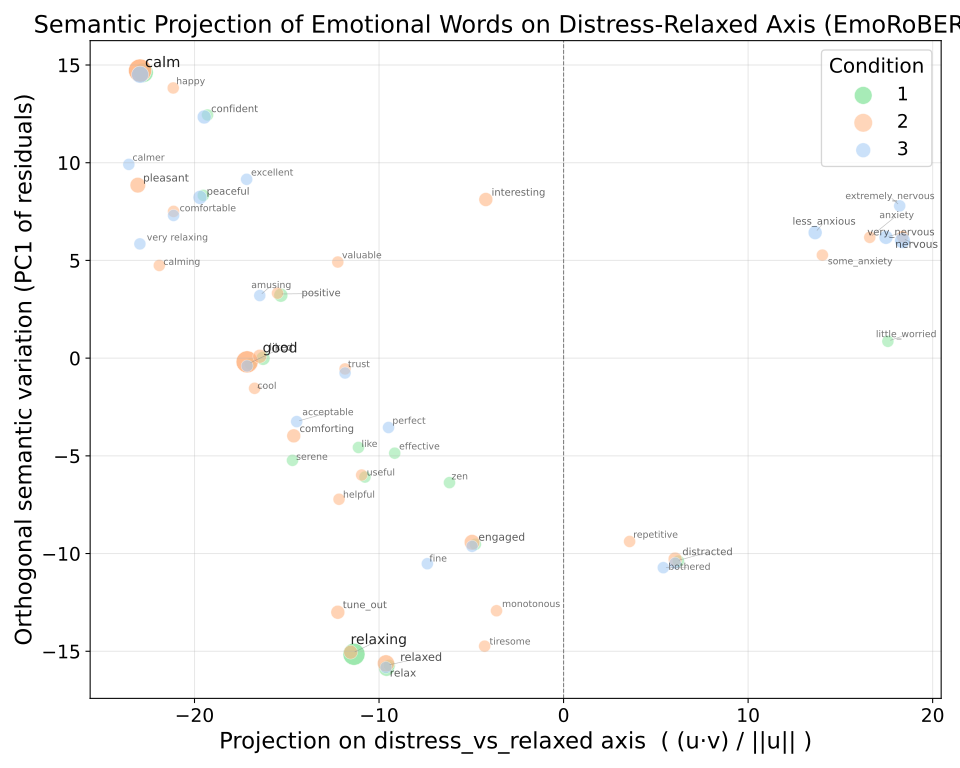

Python code for this plot:
import ast
from pathlib import Path

import matplotlib.pyplot as plt
import numpy as np
import pandas as pd
from adjustText import adjust_text
from sentence_transformers import SentenceTransformer, models
from sklearn.decomposition import PCA


MODEL_ID = "j-hartmann/emotion-english-roberta-large"
BASE_DIR = Path(__file__).resolve().parent
PROJECT_DIR = BASE_DIR.parent.parent
DATA_DIR = PROJECT_DIR / "data"
OUTPUT_DIR = BASE_DIR
OUTPUT_DIR.mkdir(parents=True, exist_ok=True)


word_embedding_model = models.Transformer(MODEL_ID)
pooling_model = models.Pooling(
    word_embedding_model.get_word_embedding_dimension(),
    pooling_mode_mean_tokens=True
)
model = SentenceTransformer(modules=[word_embedding_model, pooling_model])


def encode_word(w: str) -> np.ndarray:
    if not isinstance(w, str):
        return model.encode(str(w))

    key = w.strip().lower()
    w = w.replace("_", " ")
    if key == "tune_out":
        w = "tune out and relax"
    elif key == "distracted":
        w = "distracted from worries"

    return model.encode(w)


def get_semantic_subspace(pos_words, neg_words, encode_fn):
    pos_vecs = np.vstack([encode_fn(w) for w in pos_words])
    neg_vecs = np.vstack([encode_fn(w) for w in neg_words])

    a_vec = pos_vecs.mean(axis=0)
    b_vec = neg_vecs.mean(axis=0)
    diff_mat = np.array([p - n for p in pos_vecs for n in neg_vecs])
    diff_vec = diff_mat.mean(axis=0)
    return a_vec, b_vec, diff_vec


distress_words = [
    "anxiety", "anxious", "nervous", "worried", "bothered",
    "uncomfortable", "distressed", "tense", "uneasy", "overwhelmed"
]
relaxed_words = [
    "calm", "relaxed", "relaxing", "serene", "peaceful",
    "comfortable", "comforting", "at ease", "soothed", "settled"
]

a_vec, b_vec, distress_relaxed_axis = get_semantic_subspace(
    distress_words,
    relaxed_words,
    encode_word
)

axis_vec = distress_relaxed_axis
axis_norm = np.linalg.norm(axis_vec)

probe_words = [
    "worried",
    "little worried",
    "a little worried",
    "slightly worried",
    "a bit worried",
    "somewhat worried",
    "mildly worried",
    "anxious",
    "less anxious",
    "slightly anxious",
    "somewhat anxious",
    "a bit anxious",
    "some anxiety",
    "calm",
    "relaxed"
]


def semantic_projection(word, axis_vec, axis_norm, encode_fn):
    v = encode_fn(word)
    if axis_norm == 0:
        return np.nan
    return float(axis_vec @ v / axis_norm)


print("\nProbe word projections on the distress-relaxed axis:")
for probe_word in probe_words:
    probe_score = semantic_projection(probe_word, axis_vec, axis_norm, encode_word)
    print(f"{probe_word:15s} {probe_score: .4f}")


def remove_not_words(cell):
    if isinstance(cell, list):
        return [w for w in cell if isinstance(w, str) and not w.startswith("not_")]
    if isinstance(cell, str):
        try:
            words = ast.literal_eval(cell)
            if isinstance(words, list):
                return [w for w in words if isinstance(w, str) and not w.startswith("not_")]
        except Exception:
            return []
    return []


def process_trial_single_axis(word_list, axis_vec, axis_norm, encode_fn):
    word_projs = []
    for w in word_list:
        if not isinstance(w, str):
            continue
        proj = semantic_projection(w, axis_vec, axis_norm, encode_fn)
        word_projs.append({"word": w, "projection": proj})

    if not word_projs:
        return {"word_projections": [], "mean_projection": np.nan}

    return {
        "word_projections": word_projs,
        "mean_projection": float(np.mean([wp["projection"] for wp in word_projs]))
    }


df = pd.read_csv(DATA_DIR / "emotion_words_checked.csv")
df_t = pd.read_csv(DATA_DIR / "Flow_current.csv")

df["ID"] = df["ID"].astype(str)
df_t["ID"] = df_t["ID"].astype(str)
df_t.columns = df_t.columns.str.strip()
condition_col = "Exp_Condition" if "Exp_Condition" in df_t.columns else "Exp_Condition "
merged = df.merge(df_t[["ID", condition_col]], on="ID", how="left")
merged["text"] = merged["text"].apply(remove_not_words)

word_level_rows = []
participant_level_rows = []

for _, row in merged.iterrows():
    participant_id = row["ID"]
    condition = row[condition_col]
    word_list = row["text"]

    if not word_list:
        continue

    result = process_trial_single_axis(word_list, axis_vec, axis_norm, encode_word)

    for wp in result["word_projections"]:
        word_level_rows.append({
            "Participant": participant_id,
            "condition": condition,
            "word": wp["word"],
            "projection_fear_vs_calm": wp["projection"]
        })

    participant_level_rows.append({
        "Participant": participant_id,
        "condition": condition,
        "mean_projection_fear_vs_calm": result["mean_projection"],
        "word_list": str(word_list)
    })


word_level_df = pd.DataFrame(word_level_rows).dropna(subset=["condition"])
participant_level_df = pd.DataFrame(participant_level_rows).dropna(subset=["condition"])
word_level_df.to_csv(OUTPUT_DIR / "semantic_projection_emoroberta.csv", index=False)
participant_level_df.to_csv(OUTPUT_DIR / "semantic_projection_emoroberta_mean.csv", index=False)


data_for_plot = merged.dropna(subset=[condition_col]).copy()

all_words = []
all_vecs = []
all_conditions = []
embedding_cache = {}

for _, row in data_for_plot.iterrows():
    condition = row[condition_col]
    word_list = row["text"]
    if not word_list:
        continue
    for w in word_list:
        if not isinstance(w, str):
            continue
        if w not in embedding_cache:
            embedding_cache[w] = encode_word(w)
        all_words.append(w)
        all_vecs.append(embedding_cache[w])
        all_conditions.append(condition)

if not all_vecs:
    raise ValueError("No words with embeddings found for plotting.")

all_vecs = np.vstack(all_vecs)
axis_unit = axis_vec / axis_norm
x_coord = (all_vecs @ axis_vec) / axis_norm
proj_along_unit = all_vecs @ axis_unit
residuals = all_vecs - np.outer(proj_along_unit, axis_unit)
y_coord = PCA(n_components=1).fit_transform(residuals).ravel()

plot_df = pd.DataFrame({
    "word": all_words,
    "condition": all_conditions,
    "x": x_coord,
    "y": y_coord
})

plot_df = (
    plot_df.groupby(["word", "condition"], as_index=False)
    .agg(
        x=("x", "mean"),
        y=("y", "mean"),
        frequency=("word", "size")
    )
)

freq_min = plot_df["frequency"].min()
freq_max = plot_df["frequency"].max()
if freq_max == freq_min:
    plot_df["point_size"] = 80
    plot_df["label_size"] = 8
    plot_df["alpha"] = 0.75
else:
    freq_scaled = (plot_df["frequency"] - freq_min) / (freq_max - freq_min)
    plot_df["point_size"] = 80 + 220 * freq_scaled
    plot_df["label_size"] = 7 + 4 * freq_scaled
    plot_df["alpha"] = 0.55 + 0.35 * freq_scaled

unique_conditions = sorted(plot_df["condition"].unique())
condition_angles = np.linspace(0, 2 * np.pi, num=len(unique_conditions), endpoint=False)
condition_offsets = {
    cond: (0.12 * np.cos(angle), 0.12 * np.sin(angle))
    for cond, angle in zip(unique_conditions, condition_angles)
}
cond_colors = {
    "1": "#8de5a1",
    "2": "#ffb482",
    "3": "#a1c9f4"
}
plot_df["x_plot"] = plot_df.apply(lambda row: row["x"] + condition_offsets[row["condition"]][0], axis=1)
plot_df["y_plot"] = plot_df.apply(lambda row: row["y"] + condition_offsets[row["condition"]][1], axis=1)
plot_df.to_csv(OUTPUT_DIR / "semantic_projection_emoroberta_plot_points.csv", index=False)

plt.figure(figsize=(10, 8))
for cond in unique_conditions:
    cond_df = plot_df[plot_df["condition"] == cond]
    plt.scatter(
        cond_df["x_plot"],
        cond_df["y_plot"],
        s=cond_df["point_size"],
        color=cond_colors.get(str(cond), "#999999"),
        alpha=cond_df["alpha"],
        label=str(cond),
        edgecolor="white",
        linewidth=0.4
    )

label_df = (
    plot_df.groupby("word", as_index=False)
    .agg(
        x_plot=("x_plot", "mean"),
        y_plot=("y_plot", "mean"),
        label_size=("label_size", "max"),
        alpha=("alpha", "max")
    )
)
label_df.to_csv(OUTPUT_DIR / "semantic_projection_emoroberta_plot_labels.csv", index=False)

texts = []
for _, row in label_df.iterrows():
    texts.append(
        plt.text(
            row["x_plot"] + 0.01,
            row["y_plot"] + 0.01,
            row["word"],
            fontsize=row["label_size"],
            alpha=row["alpha"]
        )
    )

adjust_text(
    texts,
    x=label_df["x_plot"].to_numpy(),
    y=label_df["y_plot"].to_numpy(),
    arrowprops=dict(arrowstyle="-", color="gray", lw=0.5, alpha=0.5),
    expand_points=(1.1, 1.2),
    expand_text=(1.05, 1.2)
)

plt.axvline(0, color="gray", linewidth=0.8, linestyle="--")
plt.title("Semantic Projection of Emotional Words on Distress-Relaxed Axis (EmoRoBERTa)", fontsize=18)
plt.xlabel("Projection on distress_vs_relaxed axis  ( (u·v) / ||u|| )", fontsize=17)
plt.ylabel("Orthogonal semantic variation (PC1 of residuals)", fontsize=17)
plt.xticks(fontsize=14)
plt.yticks(fontsize=14)
plt.legend(title="Condition", title_fontsize=15, fontsize=14)
plt.grid(True, alpha=0.3)
plt.tight_layout()
plt.savefig(OUTPUT_DIR / "semantic_projection_emoroberta.pdf", format="pdf")
plt.savefig(OUTPUT_DIR / "semantic_projection_emoroberta.svg", format="svg")
plt.show()
